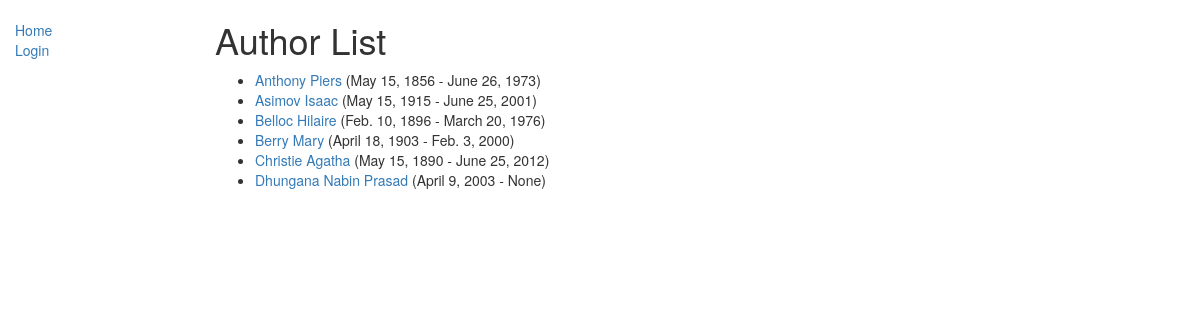
Screenshot of /catalog/authors/ with the database file from the repository.
### catalog/models.py (models this page shows, shortened)
class Author(models.Model):
    first_name = models.CharField(max_length=100)
    last_name = models.CharField(max_length=100)
    date_of_birth = models.DateField(null=True, blank=True)
    date_of_death = models.DateField('Died', null=True, blank=True)
    class Meta:
        ordering = ['last_name', 'last_name']
    def get_absolute_url(self):
        return reverse('author-detail', args=[str(self.id)])

### catalog/views.py (the view)
# urls.py: path('authors/', views.AuthorListView.as_view(), name='authors'),
class AuthorListView(generic.ListView):
    model = Author
    paginate_by = 10

### catalog/templates/catalog/author_list.html
{% extends 'base_generic.html' %}
{% block content %}
<h1>Author List</h1>
{% if author_list %}
    <ul>
        {% for author in author_list %}
            <li>
                <a href="{{ author.get_absolute_url }}">{{ author.last_name }} {{ author.first_name }}</a> ({{ author.date_of_birth }} - {{ author.date_of_death }})
            </li>
        {% endfor %}
    </ul>
    {% else %}
    <p>There are authors listed in the library.</p>
{% endif %}
{% endblock %}

### rows the page displays
Author: last_name "Anthony", first_name "Piers", date_of_birth "May 15, 1856", date_of_death "June 26, 1973"
Author: last_name "Asimov", first_name "Isaac", date_of_birth "May 15, 1915", date_of_death "June 25, 2001"
Author: last_name "Belloc", first_name "Hilaire", date_of_birth "Feb. 10, 1896", date_of_death "March 20, 1976"
Author: last_name "Berry", first_name "Mary", date_of_birth "April 18, 1903", date_of_death "Feb. 3, 2000"
Author: last_name "Christie", first_name "Agatha", date_of_birth "May 15, 1890", date_of_death "June 25, 2012"
Author: last_name "Dhungana", first_name "Nabin Prasad", date_of_birth "April 9, 2003", date_of_death "None"
